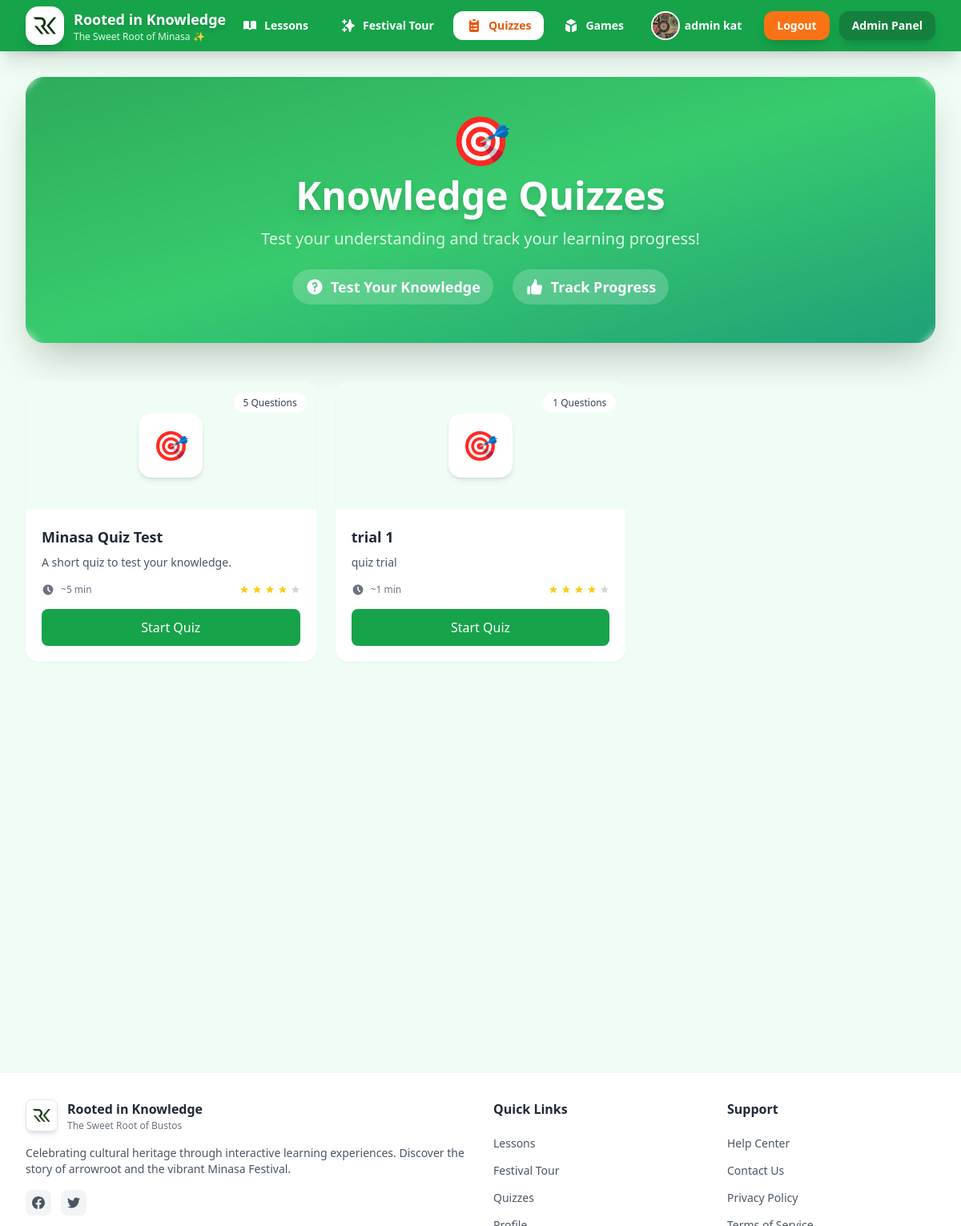
The app's page /quizzes/ (signed in) with its own data.
### core/models.py (models this page shows, shortened)
class StudentProfile(models.Model):
    user = models.OneToOneField(settings.AUTH_USER_MODEL, on_delete=models.CASCADE)
    full_name = models.CharField(max_length=200, blank=True)
    profile_picture = models.ImageField(upload_to='profile_pics/', blank=True, null=True)
    birthday = models.DateField(null=True, blank=True)
    grade = models.PositiveSmallIntegerField(null=True, blank=True)
    must_change_password = models.BooleanField(default=True)
    created_at = models.DateTimeField(auto_now_add=True)

### quizzes/models.py (models this page shows, shortened)
class Quiz(models.Model):
    title = models.CharField(max_length=200)
    article = models.ForeignKey(Article, on_delete=models.SET_NULL, null=True, blank=True)
    description = models.TextField(blank=True, null=True, help_text="Optional description of the quiz")

### quizzes/views.py (the view)
# urls.py: path('', views.quiz_list, name='quiz_list'),
def quiz_list(request):
    qs = Quiz.objects.all()
    total_quizzes = qs.count()
    context = {
        'quizzes': qs,
        'total_quizzes': total_quizzes,
    }
    context.update(get_public_access_context(request.user))
    return render(request, 'quizzes/quiz_list.html', context)

### core/access_control.py (called while the page is built)
def get_public_access_context(user):
    return {
        'user_is_authenticated': user.is_authenticated,
        'games_limit': None if user.is_authenticated else PUBLIC_GAMES_LIMIT,
        'quizzes_limit': None if user.is_authenticated else PUBLIC_QUIZZES_LIMIT,
        'has_full_access': user.is_authenticated,
        'show_registration_prompt': not user.is_authenticated,
    }

### quizzes/templates/quizzes/quiz_list.html (shortened to what this page needs)
{% extends 'core/base.html' %}
{% block content %}
<div class="bg-gradient-to-br from-green-600 via-green-500 to-emerald-600 text-white py-12 mb-12 rounded-3xl shadow-2xl relative overflow-hidden">
  <div class="absolute inset-0 bg-white/10 backdrop-blur-sm"></div>
  <div class="max-w-4xl mx-auto text-center px-6 relative z-10">
    <div class="text-6xl mb-4 animate-bounce">🎯</div>
    <h1 class="text-5xl font-bold mb-4 drop-shadow-lg">Knowledge Quizzes</h1>
    <p class="text-xl text-green-100 mb-4">Test your understanding and track your learning progress!</p>
    <div class="flex items-center justify-center gap-6 text-lg mt-6">
      <div class="flex items-center gap-2 bg-white/20 backdrop-blur-sm px-4 py-2 rounded-full">
        <svg class="w-6 h-6" fill="currentColor" viewBox="0 0 20 20">
          <path fill-rule="evenodd" d="M18 10a8 8 0 11-16 0 8 8 0 0116 0zm-8-3a1 1 0 00-.867.5 1 1 0 11-1.731-1A3 3 0 0113 8a3.001 3.001 0 01-2 2.83V11a1 1 0 11-2 0v-1a1 1 0 011-1 1 1 0 100-2zm0 8a1 1 0 100-2 1 1 0 000 2z" clip-rule="evenodd"></path>
        </svg>
        <span class="font-semibold">Test Your Knowledge</span>
      </div>
      <div class="flex items-center gap-2 bg-white/20 backdrop-blur-sm px-4 py-2 rounded-full">
        <svg class="w-6 h-6" fill="currentColor" viewBox="0 0 20 20">
          <path d="M2 10.5a1.5 1.5 0 113 0v6a1.5 1.5 0 01-3 0v-6zM6 10.333v5.43a2 2 0 001.106 1.79l.05.025A4 4 0 008.943 18h5.416a2 2 0 001.962-1.608l1.2-6A2 2 0 0015.56 8H12V4a2 2 0 00-2-2 1 1 0 00-1 1v.667a4 4 0 01-.8 2.4L6.8 7.933a4 4 0 00-.8 2.4z"></path>
        </svg>
        <span class="font-semibold">Track Progress</span>
      </div>
    </div>
  </div>
</div>
<div class="grid grid-cols-1 md:grid-cols-2 lg:grid-cols-3 gap-6">
  {% for q in quizzes %}
    <div class="bg-white rounded-2xl shadow-sm overflow-hidden hover:shadow-lg transition-shadow duration-300" data-aos="fade-up" data-aos-delay="{{ forloop.counter0|add:'0'|stringformat:'d'|slice:':1' }}0">
      <div class="relative h-40 bg-green-50 flex items-center justify-center">
        <div class="w-20 h-20 bg-white rounded-2xl shadow-md flex items-center justify-center">
          <span class="text-4xl">🎯</span>
        </div>
        <div class="absolute top-3 right-3">
          <span class="px-3 py-1 bg-white bg-opacity-90 backdrop-blur-sm rounded-full text-xs font-medium text-gray-700">
            {{ q.questions.count }} Questions
          </span>
        </div>
      </div>
      <div class="p-5">
        <h3 class="font-bold text-gray-800 text-lg mb-2 line-clamp-2">{{ q.title }}</h3>
        <p class="text-gray-600 text-sm mb-4 line-clamp-3">{% if q.description %}{{ q.description }}{% else %}A short quiz to test your knowledge.{% endif %}</p>
        <div class="flex items-center justify-between mb-4">
          <div class="flex items-center gap-2 text-xs text-gray-500">
            <svg class="w-4 h-4" fill="currentColor" viewBox="0 0 20 20">
              <path fill-rule="evenodd" d="M10 18a8 8 0 100-16 8 8 0 000 16zm1-12a1 1 0 10-2 0v4a1 1 0 00.293.707l2.828 2.829a1 1 0 101.415-1.415L11 9.586V6z" clip-rule="evenodd"></path>
            </svg>
            <span>~{{ q.questions.count|add:'0' }} min</span>
          </div>
          <div class="flex items-center gap-1">
            {% for i in "12345" %}
              <svg class="w-3 h-3 {% if forloop.counter <= 4 %}text-yellow-400{% else %}text-gray-300{% endif %}" fill="currentColor" viewBox="0 0 20 20">
                <path d="M9.049 2.927c.3-.921 1.603-.921 1.902 0l1.07 3.292a1 1 0 00.95.69h3.462c.969 0 1.371 1.24.588 1.81l-2.8 2.034a1 1 0 00-.364 1.118l1.07 3.292c.3.921-.755 1.688-1.54 1.118l-2.8-2.034a1 1 0 00-1.175 0l-2.8 2.034c-.784.57-1.838-.197-1.539-1.118l1.07-3.292a1 1 0 00-.364-1.118L2.98 8.72c-.783-.57-.38-1.81.588-1.81h3.461a1 1 0 00.951-.69l1.07-3.292z"></path>
              </svg>
            {% endfor %}
          </div>
        </div>
        <a href="{% url 'quizzes:quiz_detail' q.id %}" class="block w-full text-center px-4 py-2.5 bg-green-600 hover:bg-green-700 text-white font-medium rounded-lg transition-all duration-200 shadow-sm hover:shadow-md">
          Start Quiz
        </a>
      </div>
    </div>
  {% endfor %}
</div>
{% endblock %}

### core/templates/core/base.html (shortened to what this page needs)
{% load static %}
<!doctype html>
<html lang="en">
  <head>
    <script src="https://cdn.tailwindcss.com"></script>
    <link href="https://unpkg.com/aos@2.3.4/dist/aos.css" rel="stylesheet">
  </head>
  <body class="bg-green-50 text-gray-800 font-sans leading-relaxed antialiased" x-data="{ mobileMenuOpen: false }">
    <header class="bg-green-600 shadow-xl sticky top-0 z-50">
      <div class="max-w-7xl mx-auto px-4 sm:px-6 lg:px-8">
        <div class="flex items-center justify-between h-16">
          <a href="/" class="flex items-center gap-3 group hover-bounce">
            <div class="w-12 h-12 bg-white rounded-2xl flex items-center justify-center shadow-lg group-hover:shadow-2xl transition-all duration-300 transform group-hover:rotate-12 overflow-hidden">
              <img src="{% static 'pictures/main_logo.png' %}" alt="Logo" class="w-full h-full object-contain p-1">
            </div>
            <div class="hidden sm:block">
              <h1 class="text-lg font-bold text-white drop-shadow-md">Rooted in Knowledge</h1>
              <p class="text-xs text-green-100">The Sweet Root of Minasa ✨</p>
            </div>
          </a>
          <nav class="hidden md:flex items-center gap-2">
            <a href="/lessons/" class="px-4 py-2 text-sm font-bold {% if request.path == '/lessons/' or '/lesson/' in request.path %}bg-white text-orange-600{% else %}text-white hover:bg-white hover:text-orange-600{% endif %} rounded-xl transition-all duration-200 hover-bounce">
              <span class="flex items-center gap-2">
                <svg class="w-5 h-5" fill="currentColor" viewBox="0 0 20 20">
                  <path d="M9 4.804A7.968 7.968 0 005.5 4c-1.255 0-2.443.29-3.5.804v10A7.969 7.969 0 015.5 14c1.669 0 3.218.51 4.5 1.385A7.962 7.962 0 0114.5 14c1.255 0 2.443.29 3.5.804v-10A7.968 7.968 0 0014.5 4c-1.255 0-2.443.29-3.5.804V12a1 1 0 11-2 0V4.804z"></path>
                </svg>
                Lessons
              </span>
            </a>
            <a href="/festival-tour/" class="px-4 py-2 text-sm font-bold {% if '/festival-tour/' in request.path %}bg-white text-orange-600{% else %}text-white hover:bg-white hover:text-orange-600{% endif %} rounded-xl transition-all duration-200 hover-bounce">
              <span class="flex items-center gap-2">
                Festival Tour
              </span>
            </a>
            <a href="/quizzes/" class="px-4 py-2 text-sm font-bold {% if '/quiz' in request.path %}bg-white text-orange-600{% else %}text-white hover:bg-white hover:text-orange-600{% endif %} rounded-xl transition-all duration-200 hover-bounce">
              <span class="flex items-center gap-2">
                Quizzes
              </span>
            </a>
            <a href="{% url 'games:game_list' %}" class="px-4 py-2 text-sm font-bold {% if '/games/' in request.path %}bg-white text-orange-600{% else %}text-white hover:bg-white hover:text-orange-600{% endif %} rounded-xl transition-all duration-200 hover-bounce">
              <span class="flex items-center gap-2">
                Games
              </span>
            </a>
          </nav>
          <div class="flex items-center gap-2">
            {% if user.is_authenticated %}
              <div class="hidden md:flex items-center gap-3">
                <a href="{% url 'core:profile' %}" class="flex items-center gap-2 px-4 py-2 text-sm font-bold text-white hover:bg-white hover:text-green-600 rounded-xl transition-all duration-200 hover-bounce">
                  {% if user.studentprofile.profile_picture %}
                    <img src="{{ user.studentprofile.profile_picture.url }}" alt="{{ user.username }}" class="w-8 h-8 rounded-full object-cover ring-2 ring-white">
                  {% endif %}
                  <span>
                    {% if user.first_name %}
                      {{ user.first_name }}
                    {% else %}
                      {{ user.username }}
                    {% endif %}
                  </span>
                </a>
                <a href="{% url 'logout' %}" class="px-4 py-2 text-sm font-bold text-white bg-orange-500 hover:bg-orange-600 rounded-xl shadow-lg hover:shadow-xl transition-all duration-200 hover:scale-105">
                  Logout
                </a>
                {% if user.is_superuser %}
                  <a href="/admin-panel/" class="px-4 py-2 text-sm font-bold text-white bg-green-700 hover:bg-green-800 rounded-xl shadow-lg hover:shadow-xl transition-all duration-200 hover:scale-105">
                    Admin Panel
                  </a>
                {% endif %}
              </div>
            {% endif %}
          </div>
        </div>
      </div>
    </header>
    <main class="max-w-7xl mx-auto px-4 sm:px-6 lg:px-8 py-8 min-h-[calc(100vh-16rem)]">
      {% block content %}{% endblock %}
    </main>
    <footer class="bg-white border-t border-gray-100">
      <div class="max-w-7xl mx-auto px-4 sm:px-6 lg:px-8 py-8">
        <div class="grid grid-cols-1 md:grid-cols-4 gap-8">
          <div class="col-span-1 md:col-span-2">
            <div class="flex items-center gap-3 mb-4">
              <div class="w-10 h-10 bg-white rounded-lg flex items-center justify-center shadow-md overflow-hidden border border-gray-200">
                <img src="{% static 'pictures/main_logo.png' %}" alt="Logo" class="w-full h-full object-contain p-1">
              </div>
              <div>
                <h3 class="font-bold text-gray-800">Rooted in Knowledge</h3>
                <p class="text-xs text-gray-500">The Sweet Root of Bustos</p>
              </div>
            </div>
            <p class="text-sm text-gray-600 mb-4">Celebrating cultural heritage through interactive learning experiences. Discover the story of arrowroot and the vibrant Minasa Festival.</p>
            <div class="flex gap-3">
              <a href="#" class="w-8 h-8 rounded-lg bg-gray-100 hover:bg-purple-100 flex items-center justify-center text-gray-600 hover:text-purple-600 transition-all">
              </a>
              <a href="#" class="w-8 h-8 rounded-lg bg-gray-100 hover:bg-purple-100 flex items-center justify-center text-gray-600 hover:text-purple-600 transition-all">
              </a>
            </div>
          </div>
          <div>
            <h4 class="font-semibold text-gray-800 mb-4">Quick Links</h4>
            <ul class="space-y-2">
              <li><a href="/lessons/" class="text-sm text-gray-600 hover:text-purple-600 transition">Lessons</a></li>
              <li><a href="/festival-tour/" class="text-sm text-gray-600 hover:text-purple-600 transition">Festival Tour</a></li>
              <li><a href="/quizzes/" class="text-sm text-gray-600 hover:text-purple-600 transition">Quizzes</a></li>
              <li><a href="{% url 'core:profile' %}" class="text-sm text-gray-600 hover:text-purple-600 transition">Profile</a></li>
            </ul>
          </div>
          <div>
            <h4 class="font-semibold text-gray-800 mb-4">Support</h4>
            <ul class="space-y-2">
              <li><a href="#" class="text-sm text-gray-600 hover:text-purple-600 transition">Help Center</a></li>
              <li><a href="#" class="text-sm text-gray-600 hover:text-purple-600 transition">Contact Us</a></li>
              <li><a href="#" class="text-sm text-gray-600 hover:text-purple-600 transition">Privacy Policy</a></li>
              <li><a href="#" class="text-sm text-gray-600 hover:text-purple-600 transition">Terms of Service</a></li>
            </ul>
          </div>
        </div>
      </div>
    </footer>
  </body>
</html>

### core/templates/core/base.html (style rules this page uses)
:root { --cream: #FFF9F0; --leaf: #7CB67E; --brown: #8B5E3C; --gold: #FFD700; --festival-green: #4CAF50; --festival-orange: #FF9800; --festival-yellow: #FDD835; --festival-blue: #42A5F5; --light-green: #8BC34A; }
* { transition: all 0.3s cubic-bezier(0.4, 0, 0.2, 1); }
.max-w-7xl { max-width: 90rem !important; }

### records on screen
Quiz: questions.count "5", title "Minasa Quiz Test", description "A short quiz to test your knowledge.", questions.count|add "5"
Quiz: questions.count "1", title "trial 1", description "quiz trial", questions.count|add "1"

### other values on screen
{{ user.username }} "admin kat"
